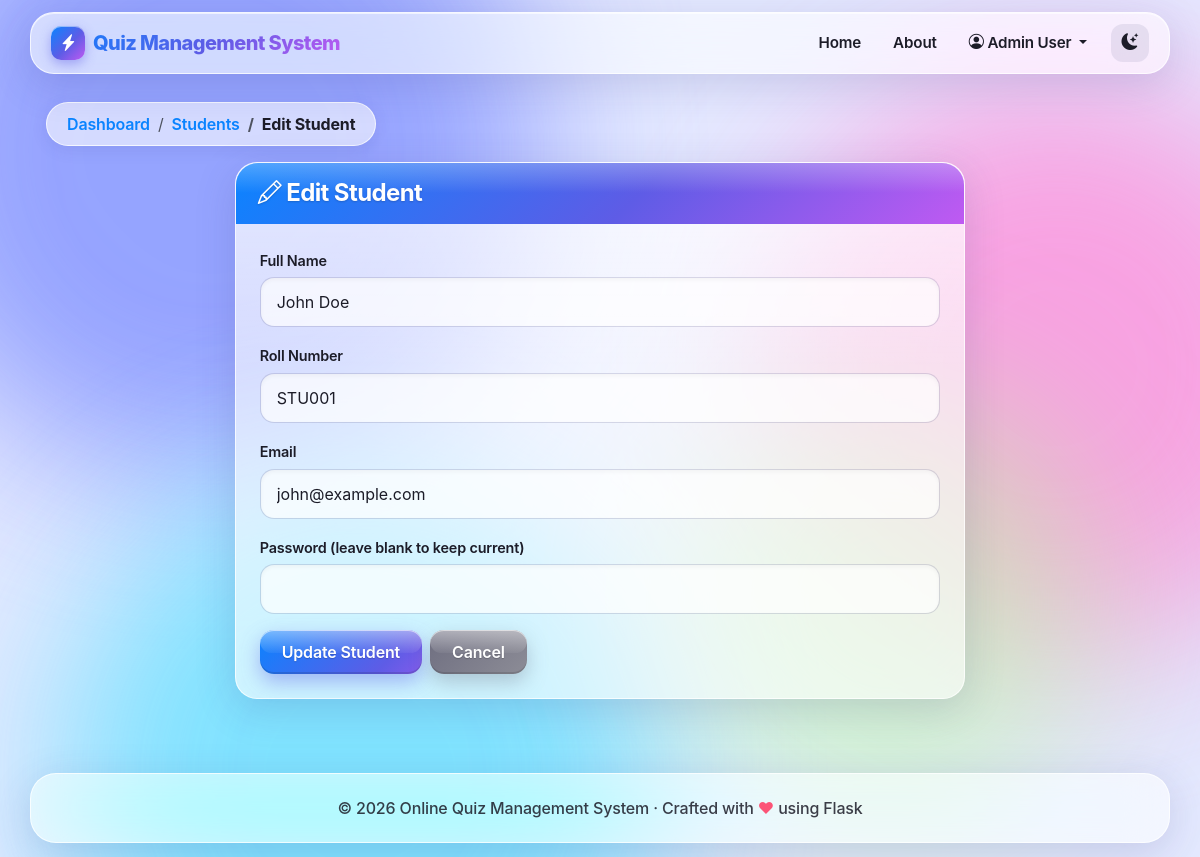
The page /admin/students/edit/1 (signed in) on the database its author committed.
### models.py (models this page shows)
class Student(db.Model):
    id = db.Column(db.Integer, primary_key=True)
    name = db.Column(db.String(100), nullable=False)
    roll_number = db.Column(db.String(20), unique=True, nullable=False)
    email = db.Column(db.String(100), nullable=False)
    password = db.Column(db.String(255), nullable=False)
    created_at = db.Column(db.DateTime, default=datetime.now)

### app.py (the view, shortened to what this page needs)
@app.route('/admin/students/edit/<int:id>', methods=['GET', 'POST'])
@admin_login_required
def edit_student(id):
    student = Student.query.get_or_404(id)
    return render_template('edit_student.html', student=student)

### app.py (called while the page is built)
def admin_login_required(f):
    @wraps(f)
    def decorated_function(*args, **kwargs):
        if 'admin_id' not in session:
            flash('Please login as admin to access this page.', 'danger')
            return redirect(url_for('admin_login'))
        return f(*args, **kwargs)
    return decorated_function

### templates/edit_student.html (shortened to what this page needs)
{% extends "base.html" %}
{% block content %}
<div class="row">
    <div class="col-md-12">
        <nav aria-label="breadcrumb">
            <ol class="breadcrumb">
                <li class="breadcrumb-item"><a href="{{ url_for('admin_dashboard') }}">Dashboard</a></li>
                <li class="breadcrumb-item"><a href="{{ url_for('admin_students') }}">Students</a></li>
                <li class="breadcrumb-item active">Edit Student</li>
            </ol>
        </nav>
    </div>
</div>
<div class="row">
    <div class="col-md-8 offset-md-2">
        <div class="card">
            <div class="card-header">
                <h4><i class="bi bi-pencil"></i> Edit Student</h4>
            </div>
            <div class="card-body">
                <form method="POST" action="{{ url_for('edit_student', id=student.id) }}">
                    <div class="mb-3">
                        <label for="name" class="form-label">Full Name</label>
                        <input type="text" class="form-control" id="name" name="name" value="{{ student.name }}" required>
                    </div>
                    <div class="mb-3">
                        <label for="roll_number" class="form-label">Roll Number</label>
                        <input type="text" class="form-control" id="roll_number" name="roll_number" value="{{ student.roll_number }}" required>
                    </div>
                    <div class="mb-3">
                        <label for="email" class="form-label">Email</label>
                        <input type="email" class="form-control" id="email" name="email" value="{{ student.email }}" required>
                    </div>
                    <div class="mb-3">
                        <label for="password" class="form-label">Password (leave blank to keep current)</label>
                        <input type="password" class="form-control" id="password" name="password" minlength="6">
                    </div>
                    <div class="d-flex gap-2">
                        <button type="submit" class="btn btn-primary">Update Student</button>
                        <a href="{{ url_for('admin_students') }}" class="btn btn-secondary">Cancel</a>
                    </div>
                </form>
            </div>
        </div>
    </div>
</div>
{% endblock %}

### rows shown on the page
Student: name "John Doe", roll_number "STU001", email "john@example.com"

### other values the page prints
{{ session.get('admin_name') }} "Admin User"
